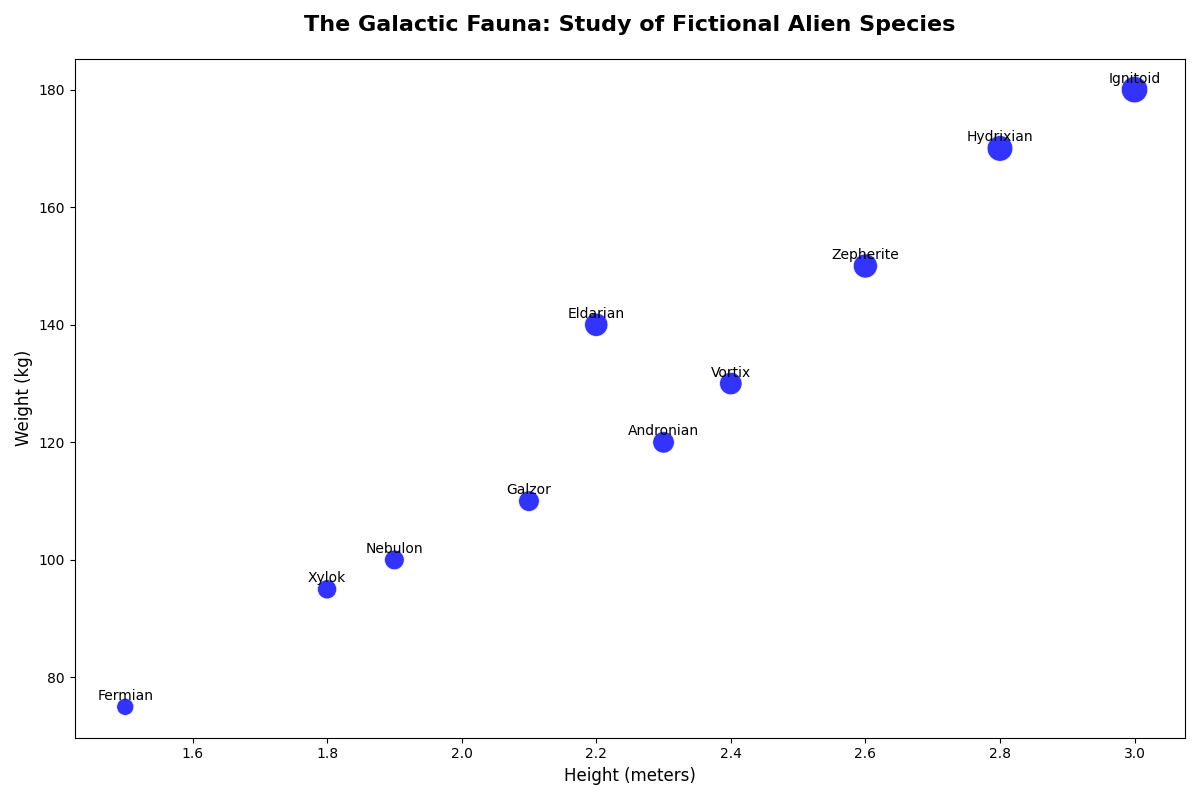

Source code (Python):
import matplotlib.pyplot as plt
import numpy as np

# Data
species = ["Andronian", "Xylok", "Zepherite", "Fermian", "Galzor", 
           "Ignitoid", "Hydrixian", "Eldarian", "Nebulon", "Vortix"]
heights = np.array([2.3, 1.8, 2.6, 1.5, 2.1, 3.0, 2.8, 2.2, 1.9, 2.4])
weights = np.array([120, 95, 150, 75, 110, 180, 170, 140, 100, 130])
bubble_sizes = weights * 2
single_color = 'blue'

# Plotting
fig, ax = plt.subplots(figsize=(12, 8))

# Scatter plot
ax.scatter(heights, weights, s=bubble_sizes, c=single_color, alpha=0.8, edgecolors='w', linewidth=0.5)

# Setting up title and labels
ax.set_title("The Galactic Fauna: Study of Fictional Alien Species", fontsize=16, fontweight='bold', pad=20)
ax.set_xlabel("Height (meters)", fontsize=12)
ax.set_ylabel("Weight (kg)", fontsize=12)

# Annotate each point with the species name
for i, species_name in enumerate(species):
    ax.annotate(species_name, (heights[i], weights[i]), fontsize=10, 
                textcoords="offset points", xytext=(0,5), ha='center')

# Automatically adjust layout to prevent overlap
plt.tight_layout()

# Display the plot
plt.show()
